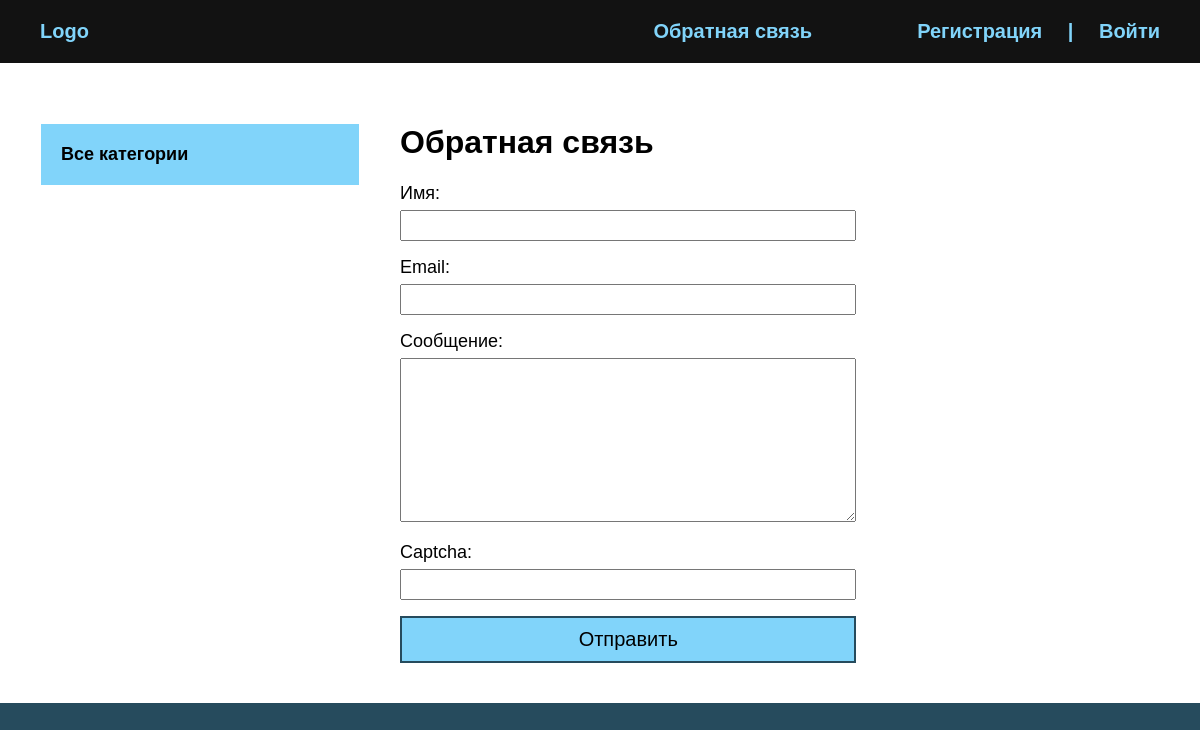
The app's page /contact/, older data.
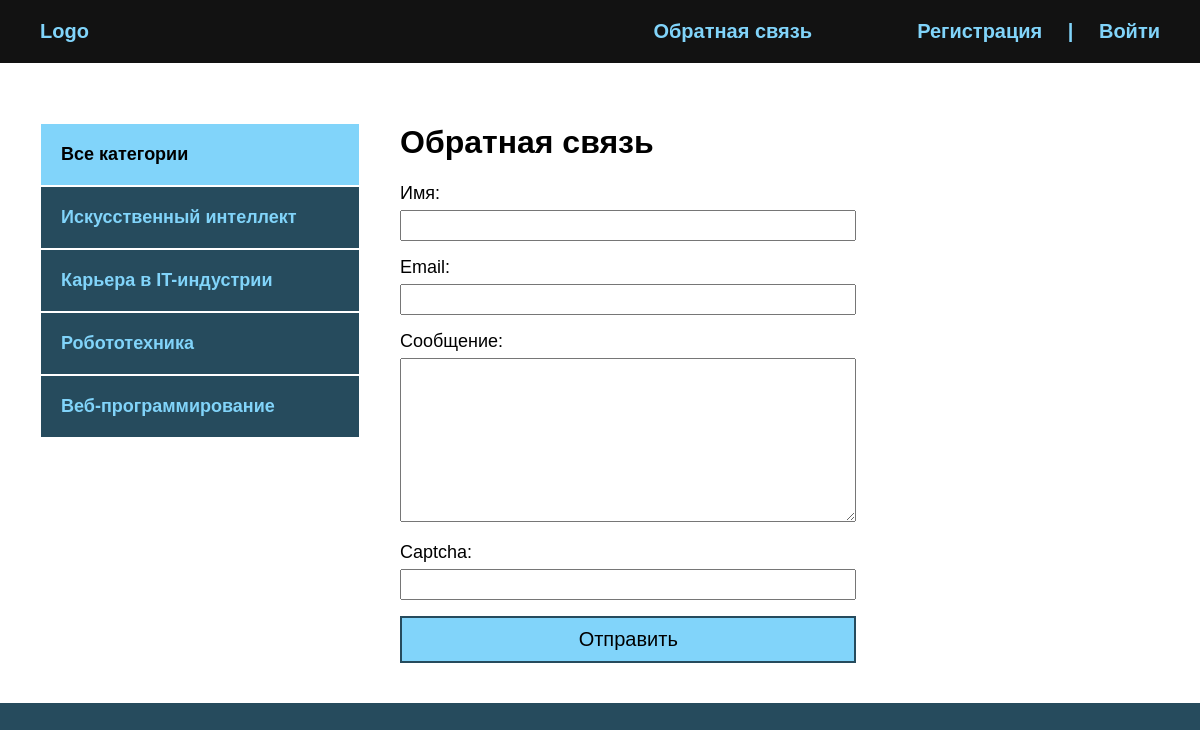
The same page, newer data.
### blog/models.py (models this page shows, shortened)
class Category(models.Model):
    name = models.CharField(max_length=100, verbose_name='Категория')
    slug = models.SlugField(max_length=100, unique=True, verbose_name="URL")
    def get_absolute_url(self):
        return reverse('category', kwargs={'cat_slug': self.slug})
    class Meta:
        verbose_name = "категорию"
        verbose_name_plural = "Категории"

### blog/views.py (the view, shortened to what this page needs)
# urls.py: path('contact/', ContactFormView.as_view(), name='contact'),
class ContactFormView(DataMixin, FormView):
    form_class = ContactForm
    template_name = 'blog/contact.html'
    success_url = reverse_lazy('index')
    def get_context_data(self, *, object_list=None, **kwargs):
        context = super().get_context_data(**kwargs)
        c_def = self.get_user_context(title='Обратная связь')
        return dict(list(context.items()) + list(c_def.items()))

### blog/forms.py
class ContactForm(forms.Form):
    name = forms.CharField(label='Имя', max_length=255)
    email = forms.EmailField(label='Email')
    content = forms.CharField(label='Сообщение', widget=forms.Textarea(attrs={'rows': 10}))
    captcha = CaptchaField()

### blog/utils.py (called while the page is built)
    def get_user_context(self, **kwargs):
        context = kwargs
        cats = Category.objects.annotate(Count('blog'))
        user_menu = menu.copy()
        if not self.request.user.is_authenticated:
            user_menu.pop(0)
        context['menu'] = user_menu
        context['cats'] = cats
        if 'cat_selected' not in context:
            context['cat_selected'] = 0
        return context

### blog/templates/blog/contact.html (shortened to what this page needs)
{% extends 'blog/base.html' %}
{% block content %}
<h1>{{ title }}</h1>
<form method="post">
    {{ form.as_p }}
    <button>Отправить</button>
</form>
{% endblock %}

### blog/templates/blog/base.html (shortened to what this page needs)
<!DOCTYPE html>
{% load static %}
{% load blog_tags %}
<html lang="en">
<head>
    <link rel="stylesheet" href="{% static 'css/style.css' %}">
</head>
<body>
<div class="header">
    <div class="wrap">
        <ul class="mainmenu">
            <li class="logo"><a href="{% url 'index' %}">Logo</a></li>
            {% for m in menu %}
            <li class="last"><a href="{% url m.url_name %}">{{ m.title }}</a></li>
            {% endfor %}
            {% if request.user.is_authenticated %}
            <li class="last"> {{ user.username }} | <a href="{% url 'logout' %}">Выйти</a></li>
            {% else %}
            <li class="last"><a href="{% url 'register' %}">Регистрация</a> | <a href="{% url 'login' %}">Войти</a></li>
            {% endif %}
        </ul>
    </div>
</div>
<div class="content">
    <div class="wrap">
        <div class="sidebar">
            <ul>
                {% if cat_selected == 0 %}
                <li class="selected">Все категории</li>
                {% else %}
                <li><a href="{% url 'index' %}">Все категории</a></li>
                {% endif %}
                {% for c in cats %}
                {% if c.blog__count > 0 %}
                {% if c.pk == cat_selected %}
                <li class="selected">{{ c.name }}</li>
                {% else %}
                <li><a href="{{ c.get_absolute_url }}">{{ c.name }}</a></li>
                {% endif %}
                {% endif %}
                {% endfor %}
            </ul>
        </div>
        <div class="main">
            {% block content %}
            {% endblock %}
        </div>
    </div>
</div>
</body>
</html>

Row changes from the older to the newer data that the page shows:
added Category: name "Искусственный интеллект"
added Category: name "Карьера в IT-индустрии"
added Category: name "Робототехника"
added Category: name "Веб-программирование"
